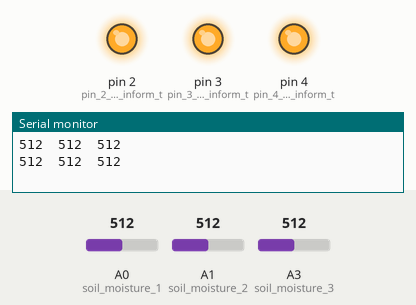
The sketch below on a simulated Arduino Uno, built with avr-gcc and run on an emulated ATmega328P. Parts: output pins drawn as LEDs (lit = HIGH), the last lines printed to the serial monitor. Inputs (shaded band) come from the test bench; at power-on: A0 (soil_moisture_1) = 512, A1 (soil_moisture_2) = 512, A3 (soil_moisture_3) = 512.

Above: at 10.8 s.
10.9 s: A0 (soil_moisture_1) set to 488
At 20.9 s:
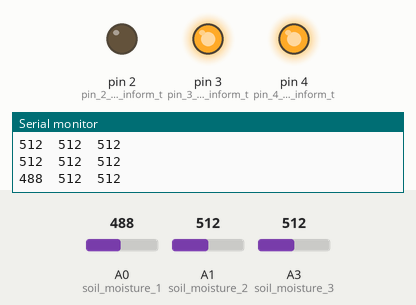
21.5 s: A1 (soil_moisture_2) set to 491
At 31.0 s:
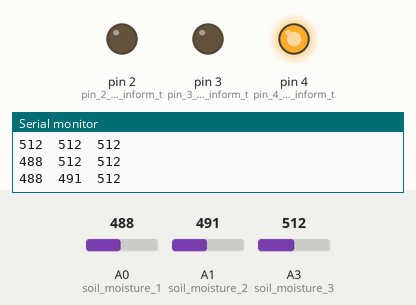
31.5 s: A3 (soil_moisture_3) set to 491
At 41.0 s:
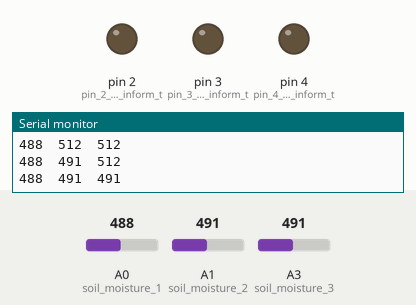
41.5 s: A1 (soil_moisture_2) set to 510
At 51.1 s:
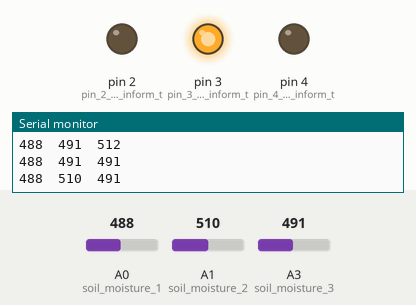
51.5 s: A0 (soil_moisture_1) set to 510
At 61.1 s:
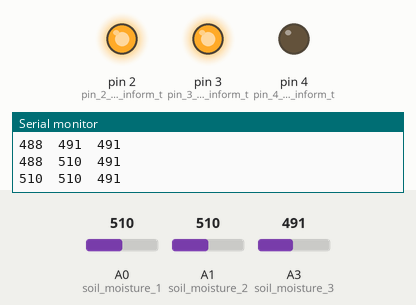
61.5 s: A1 (soil_moisture_2) set to 490
At 71.2 s:
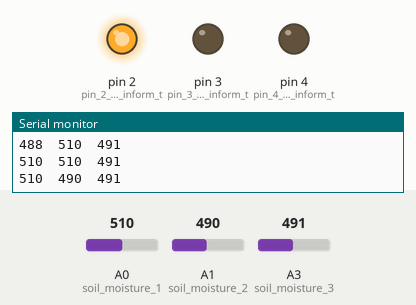
Timing chart, 0 to 72.5 s (numbered marks = the images above; inputs shaded):
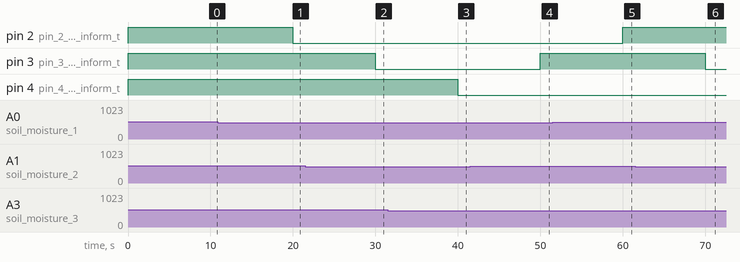

The sketch:

Soil_moisture.ino
```cpp
int soil_moisture_1 = A0; //soil moisture sensor for plant no. 1
int soil_moisture_2 = A1; //soil moisture sensor for plant no. 2
int soil_moisture_3 = A3; //soil moisture sensor for plant no. 3
void setup() {
  Serial.begin(9600);
  pinMode(2, OUTPUT);      //pin 2 - diode to inform to water plant no. 1
  pinMode(3, OUTPUT);      //pin 3 - diode to inform to water plant no. 2
  pinMode(4, OUTPUT);      //pin 4 - diode to inform to water plant no. 3
}

void loop() {
  int read_soil_moisture_1 = analogRead(soil_moisture_1);
  int read_soil_moisture_2 = analogRead(soil_moisture_2);
  int read_soil_moisture_3 = analogRead(soil_moisture_3);
//  Serial.println("Soil moisture for plant no. 1: ");
  Serial.print(read_soil_moisture_1);
  Serial.print("\t");
//  Serial.println();
//  Serial.println("Soil moisture for plant no. 2: ");
  Serial.print(read_soil_moisture_2);
  Serial.print("\t");
//  Serial.println("");
//  Serial.println("Soil moisture for plant no. 3: ");
  Serial.print(read_soil_moisture_3);
  Serial.println("");
//  Serial.println("");
  if (read_soil_moisture_1 > 500)
  {
    digitalWrite(2, HIGH);
  }
  else
  {
    digitalWrite(2, LOW);
  };
  if (read_soil_moisture_2 > 500)
  {
    digitalWrite(3, HIGH);
  }
  else
  {
    digitalWrite(3, LOW);
  };
  if (read_soil_moisture_3 > 500)
  {
    digitalWrite(4, HIGH);
  }
  else
  {
    digitalWrite(4, LOW);
  };
  delay(10000);
}
```

Measured:
- the behaviour switches between 501 and 500 on A0 (soil_moisture_1) (found by bisection; images 0 and 1)
- the behaviour switches between 501 and 500 on A1 (soil_moisture_2) (found by bisection; images 1 and 2)
- the behaviour switches between 501 and 500 on A3 (soil_moisture_3) (found by bisection; images 2 and 3)
- after the input at 10.9 s, pin 2 (pin_2_-_diode_to_inform_t): HIGH → LOW after 9.1 s
- after the input at 21.5 s, pin 3 (pin_3_-_diode_to_inform_t): HIGH → LOW after 8.5 s
- after the input at 31.5 s, pin 4 (pin_4_-_diode_to_inform_t): HIGH → LOW after 8.5 s
- after the input at 41.5 s, pin 3 (pin_3_-_diode_to_inform_t): LOW → HIGH after 8.5 s
- after the input at 51.5 s, pin 2 (pin_2_-_diode_to_inform_t): LOW → HIGH after 8.5 s
- after the input at 61.5 s, pin 3 (pin_3_-_diode_to_inform_t): HIGH → LOW after 8.5 s
